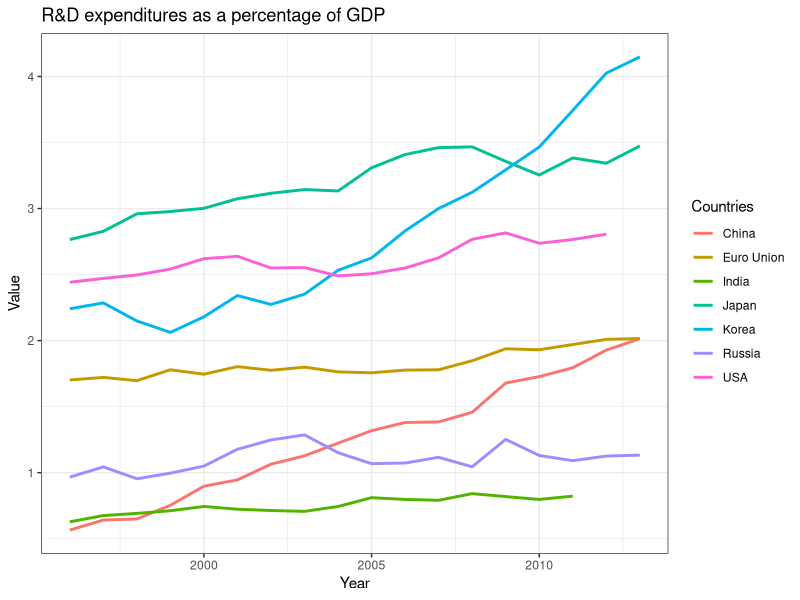
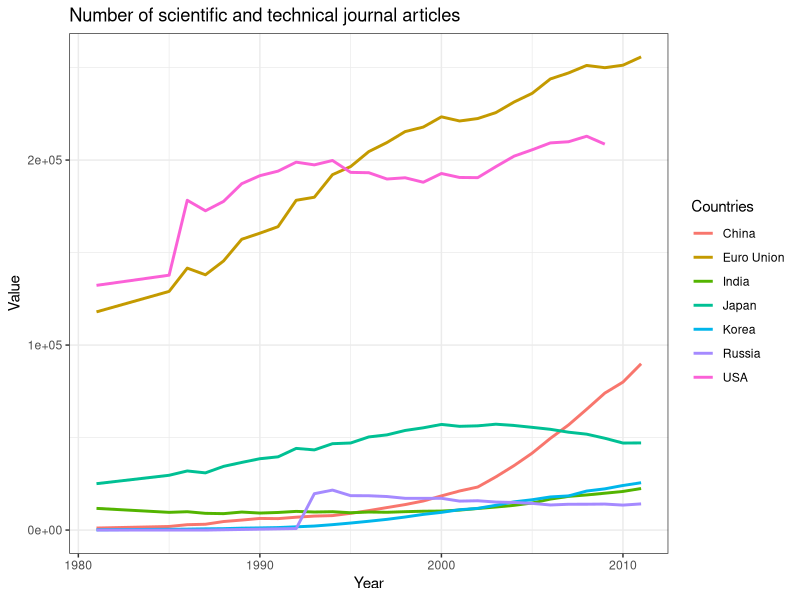
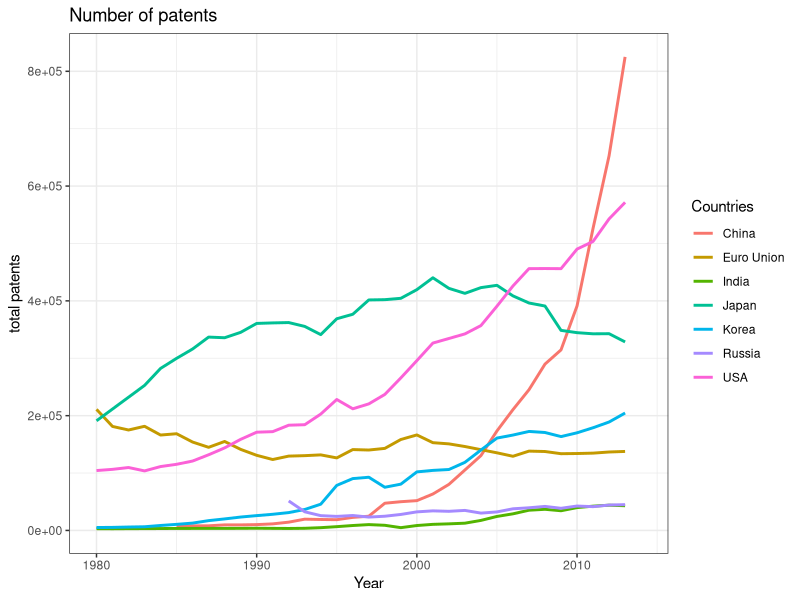
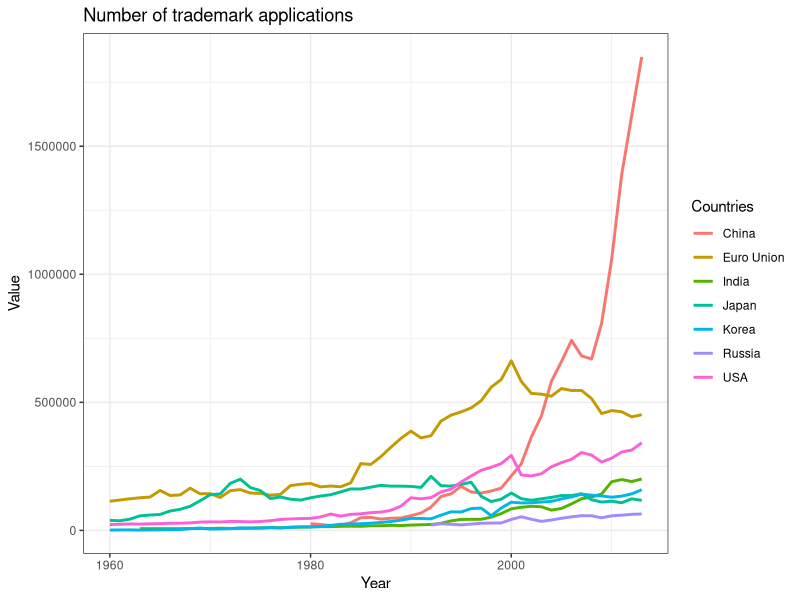
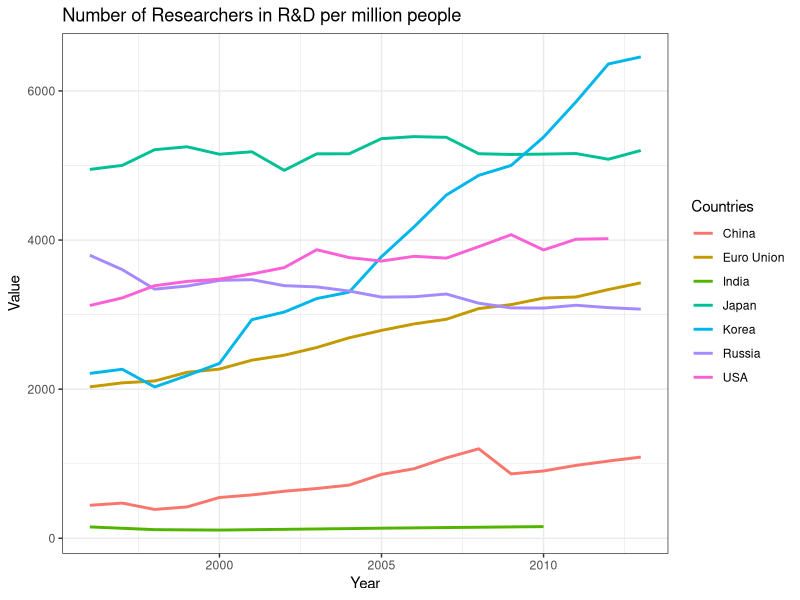
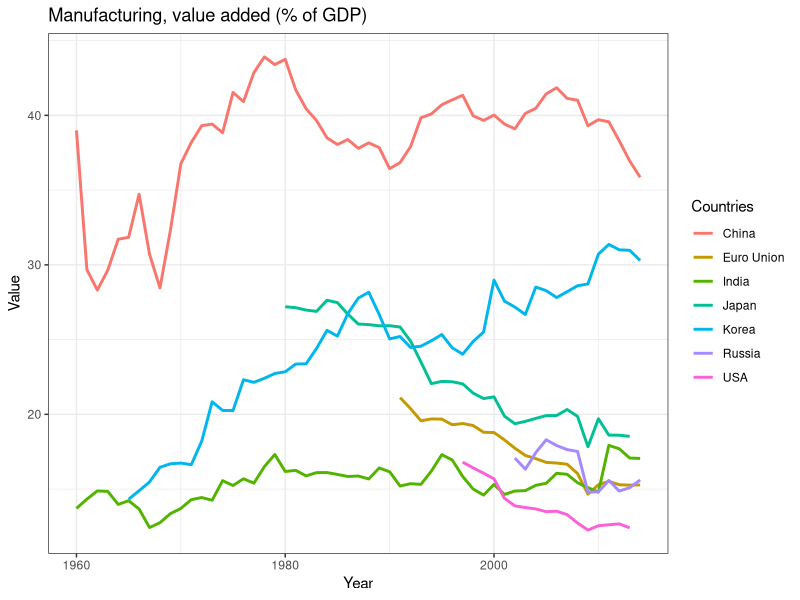

These figures' R source, in order:
## ---- chunk 1
knitr::opts_chunk$set(echo = FALSE)
## ---- chunk 2
setwd("/Users/YannickMac/Dropbox/Applications/Data science/NYCDSA/Data_visualization_project/Yannick Kimmel")
library(dplyr)
library(ggplot2)
indicators = read.csv("subbeddata.csv", header = TRUE, stringsAsFactors = FALSE)
countries = c("EUU", "USA", "CHN", "JPN", 
              "RUS", "IND", "KOR") #WLD, OED

indicatorcodes = c("GB.XPD.RSDV.GD.ZS", "SP.POP.SCIE.RD.P6", 
                   "IP.JRN.ARTC.SC", "IP.PAT.NRES", "IP.PAT.RESD", "IP.TMK.TOTL",
                   "NV.IND.MANF.ZS")
subdata = function(indicatorCode) {
    filter(indicators, IndicatorCode == indicatorCode) %>%
        filter(CountryCode %in% countries)
}
## ---- chunk 3
researchexpn =  subdata("GB.XPD.RSDV.GD.ZS")
res <- ggplot(researchexpn, aes(x = Year, y = Value)) +geom_line(aes(color = CountryCode), size = 1)
res + theme_bw() + ggtitle("R&D expenditures as a percentage of GDP") +
    scale_color_discrete(labels = c("China","Euro Union", "India",
                                    "Japan", "Korea", "Russia", "USA")) + 
    guides(color=guide_legend(title="Countries")) 
## ---- chunk 4
publications = subdata("IP.JRN.ARTC.SC")
pub = ggplot(publications, aes(x = Year, y = Value)) +geom_line(aes(color = CountryCode), size = 1)
pub + theme_bw() +  ggtitle("Number of scientific and technical journal articles") +
    scale_color_discrete(labels = c("China","Euro Union", "India",
                                    "Japan", "Korea", "Russia", "USA")) + 
    guides(color=guide_legend(title="Countries")) 
## ---- chunk 5
patents = filter(indicators, IndicatorCode == "IP.PAT.NRES" | 
                     IndicatorCode == "IP.PAT.RESD") %>%
    filter(CountryCode %in% countries) %>% group_by(CountryCode, Year) %>%
    summarise(totpap = sum(Value))
pat = ggplot(patents, aes(x = Year, y = totpap)) + geom_line(aes(color = CountryCode), size = 1)
pat + theme_bw() + ggtitle("Number of patents") + ylab("total patents") +xlim(1980, 2014) +
    scale_color_discrete(labels = c("China","Euro Union", "India",
                                    "Japan", "Korea", "Russia", "USA")) + 
    guides(color=guide_legend(title="Countries"))
## ---- chunk 6
trademark = subdata("IP.TMK.TOTL")
trade = ggplot(trademark, aes(x = Year, y = Value)) + geom_line(aes(color = CountryCode), size = 1)
trade + theme_bw() + ggtitle("Number of trademark applications") +
    scale_color_discrete(labels = c("China","Euro Union", "India",
                                    "Japan", "Korea", "Russia", "USA")) + 
    guides(color=guide_legend(title="Countries")) 
## ---- chunk 7
researchers = subdata("SP.POP.SCIE.RD.P6")
respeople <- ggplot(researchers, aes(x = Year, y = Value)) +geom_line(aes(color = CountryCode), size = 1)
respeople + theme_bw() + ggtitle("Number of Researchers in R&D per million people") +
    scale_color_discrete(labels = c("China","Euro Union", "India",
                                    "Japan", "Korea", "Russia", "USA")) + 
    guides(color=guide_legend(title="Countries")) 
## ---- chunk 8
manufacturing = subdata("NV.IND.MANF.ZS")
manufact = ggplot(manufacturing, aes(x = Year, y = Value)) + geom_line(aes(color = CountryCode), size = 1)
manufact + theme_bw() + ggtitle("Manufacturing, value added (% of GDP)") +
    scale_color_discrete(labels = c("China","Euro Union", "India",
                                    "Japan", "Korea", "Russia", "USA")) + 
    guides(color=guide_legend(title="Countries")) 
